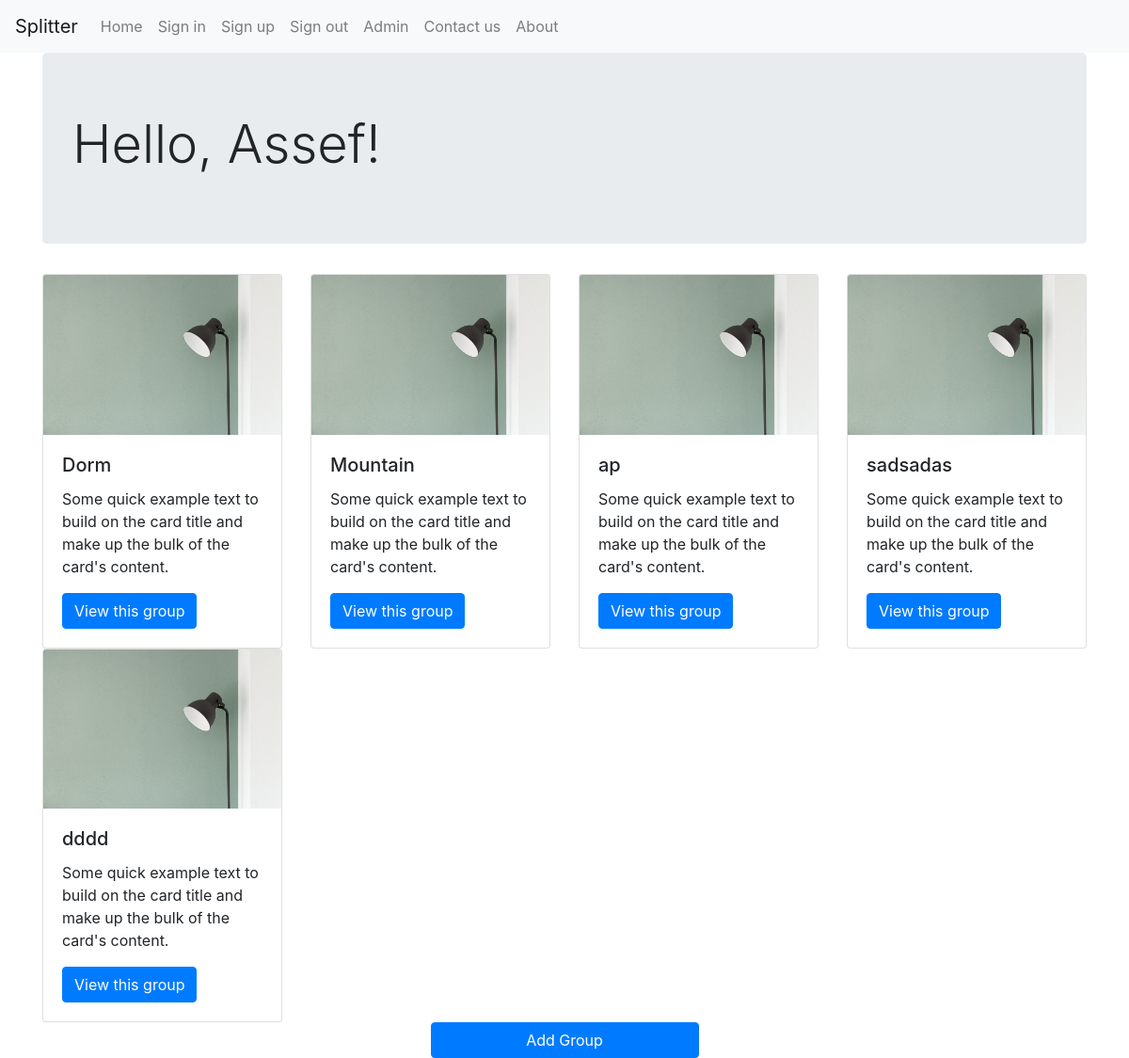
Before: /assef with the older database file.
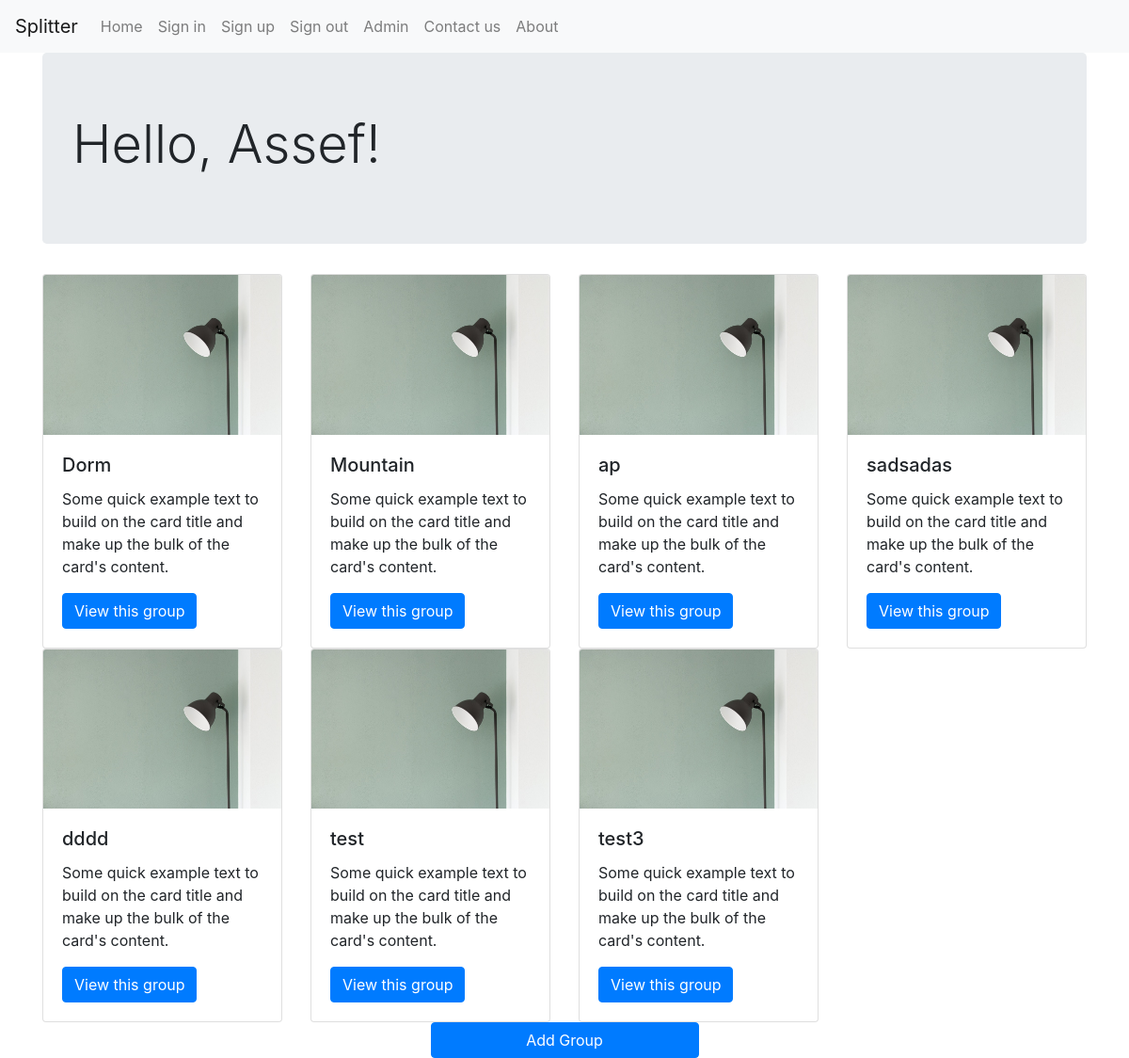
After: the same page with the newer database file.
### main/models.py (models this page shows, shortened)
class GroupMember(models.Model):
    group_fk = models.ForeignKey(Group, on_delete=models.CASCADE)
    member_fk = models.ForeignKey(Account, on_delete=models.CASCADE)
    balance = models.IntegerField(default=0)

class Group(models.Model):
    group_id = models.SlugField(max_length=20, unique=True)
    group_name = models.CharField(max_length=20)
    admin_fk = models.ForeignKey(Account, on_delete=models.CASCADE)
    def get_absolute_url(self):
        return f"/{self.group_id}"

### main/views.py (the view)
# urls.py: path('<slug:account_id>', views.account_view),
def account_view(request, account_id):
    account = Account.objects.get(account_id=account_id)
    groups = GroupMember.objects.filter(member_fk=account)
    context = {"title": "Account Detail",
               'account': account, 'groups': groups}
    template_name = 'account.html'
    return render(request, template_name, context)

### main/models.py (called while the page is built)
    def get_add_url(self):
        return f"/{self.account_id}/add-group"

    def get_absolute_url(self):
        return f"/{self.account_id}"

### main/templates/account.html (shortened to what this page needs)
{% extends "base.html" %}
{% load static %}
{% block navbar %}
{% include 'navbar.html' %}
{% endblock %}
{% block content %}
<div class="jumbotron">
    <h1 class="display-4">Hello, {{ account.first_name }}!</h1>
</div>
<div class="row">
    {% for group in groups %}
    <div class="col col-12 col-sm-6 col-md-4 col-lg-3">
        <div class="card">
            <img src="{% static 'img/test.jpeg' %}" class="card-img-top" alt="img">
            <div class="card-body">
                <h5 class="card-title">{{ group.group_fk.group_name }}</h5>
                <p class="card-text">Some quick example text to build on the card title and make up the bulk of the
                    card's content.</p>
                <a href="{{ account.get_absolute_url }}{{ group.group_fk.get_absolute_url }}"
                    class="btn btn-primary">View this group</a>
            </div>
        </div>
    </div>
    {% endfor %}
</div>
<div class="row justify-content-center">
    <a class="btn btn-primary col col-10 col-sm-6 col-md-4 col-lg-3" href="{{ account.get_add_url }}" role="button">Add
        Group</a>
</div>
{% endblock %}

Changed rows visible on the page:
added GroupMember: group_fk.group_name "test"
added GroupMember: group_fk.group_name "test3"
